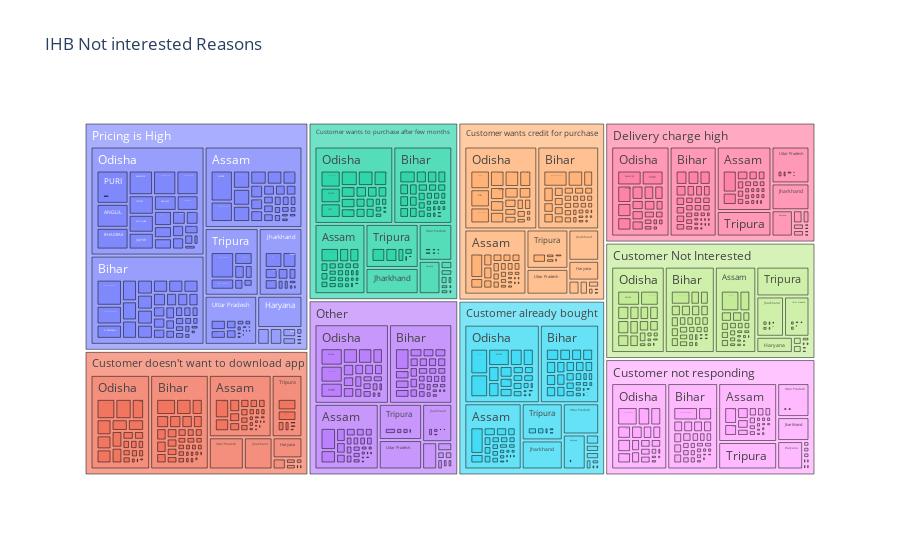

Notebook code for this chart:
### Code cell
treemap_chart = px.treemap(df, path=['Reason', 'state', 'district', 'block_name'],
                           values='call count',
                           hover_data=['call count', 'call count percentage'],
                           labels={'call count': 'Call Count'},
                           title='IHB Not interested Reasons',
                           template='plotly')
treemap_chart.update_traces(textinfo='label+text+value+percent entry',marker_line_color='black',
                           marker_line_width=0.5)
treemap_chart.update_layout(
   uniformtext=dict(mode=False, minsize=8,),
)
treemap_chart.show()

### Figure 1 — Plotly figure (JSON) as saved in the notebook; plotly's stock layout.template omitted (floating-point values rounded to 4 significant figures; data arrays with more than 128 entries replaced by an {"elided": "..."} marker saying what was removed)
{"data": [{"branchvalues": "total", "customdata": {"elided": "4934x2 mixed values"}, "domain": {"x": [0, 1], "y": [0, 1]}, "hovertemplate": "labels=%{label}<br>Call Count=%{customdata[0]}<br>parent=%{parent}<br>id=%{id}<br>call count percentage=%{customdata[1]}<extra></extra>", "ids": {"elided": "4934 str values"}, "labels": {"elided": "4934 str values"}, "marker": {"line": {"color": "black", "width": 0.5}}, "name": "", "parents": {"elided": "4934 str values"}, "textinfo": "label+text+value+percent entry", "type": "treemap", "values": {"elided": "4934 int values"}}], "layout": {"legend": {"tracegroupgap": 0}, "title": {"text": "IHB Not interested Reasons"}, "uniformtext": {"minsize": 8, "mode": false}}}
